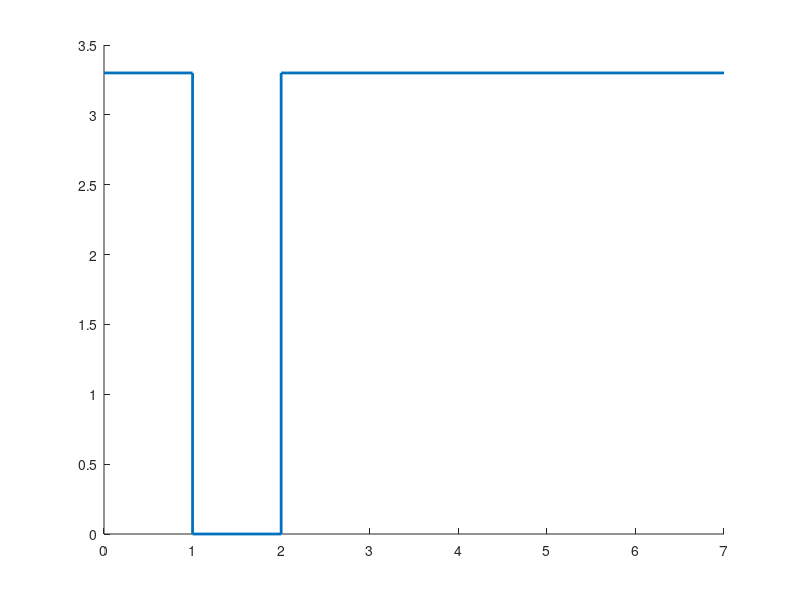

Write MATLAB code to recreate this figure. (Note: this script raises an error after producing the figure.)
clear;

f1 = figure; 
line([0, 1], [3.3, 3.3], 'LineWidth',2);
line([1, 1], [3.3, 0], 'LineWidth',2);
line([1, 2], [0, 0], 'LineWidth',2);
line([2, 2], [0, 3.3], 'LineWidth',2);
line([2, 7], [3.3, 3.3], 'LineWidth',2);
ax = gca
ax.XLim = [0 7];
ax.YLim = [0 4];
title('Zeitlicher Verlauf von U_{Out}');
xlabel('t in ms') 
ylabel('U in V')
saveas(f1, 'Lichtschranke_Spannungsverlauf', 'epsc')